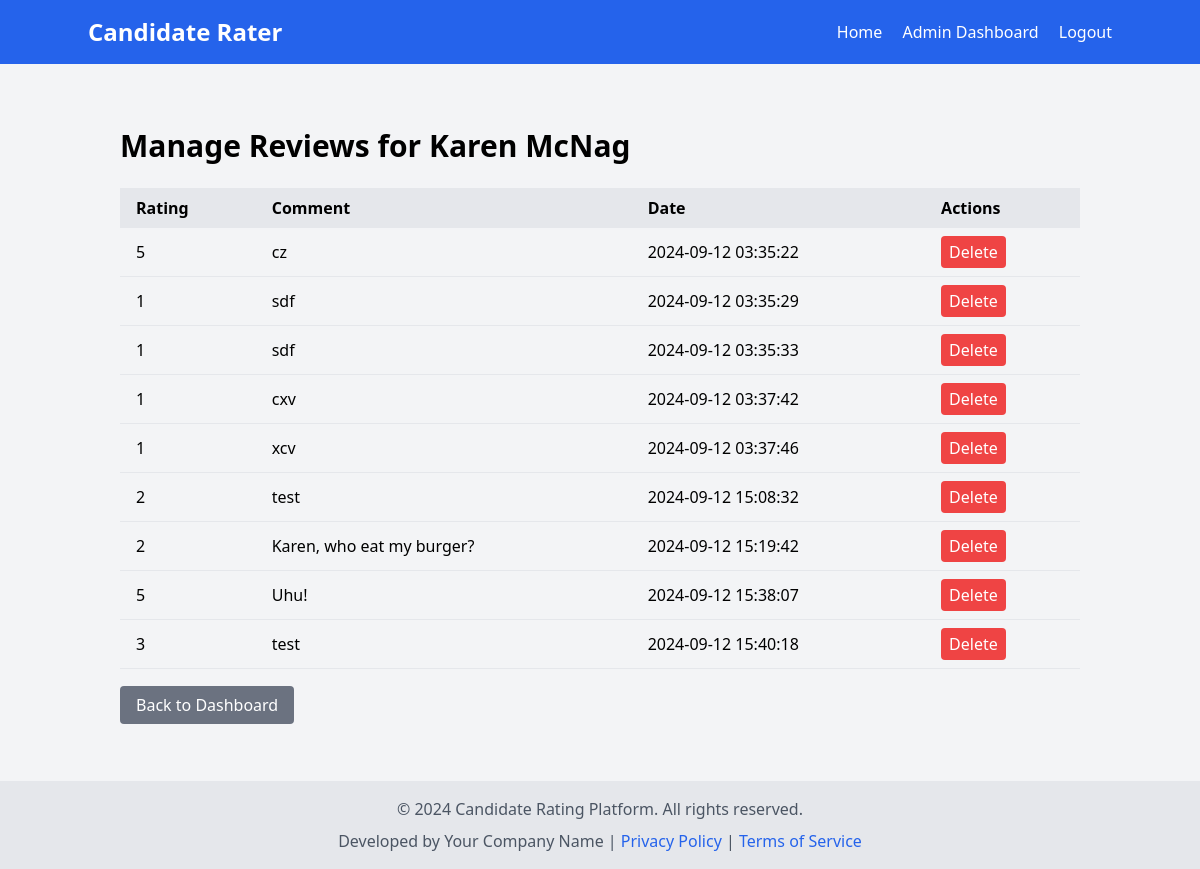
Page /admin/manage_reviews/2 (signed in) on the earlier database version.
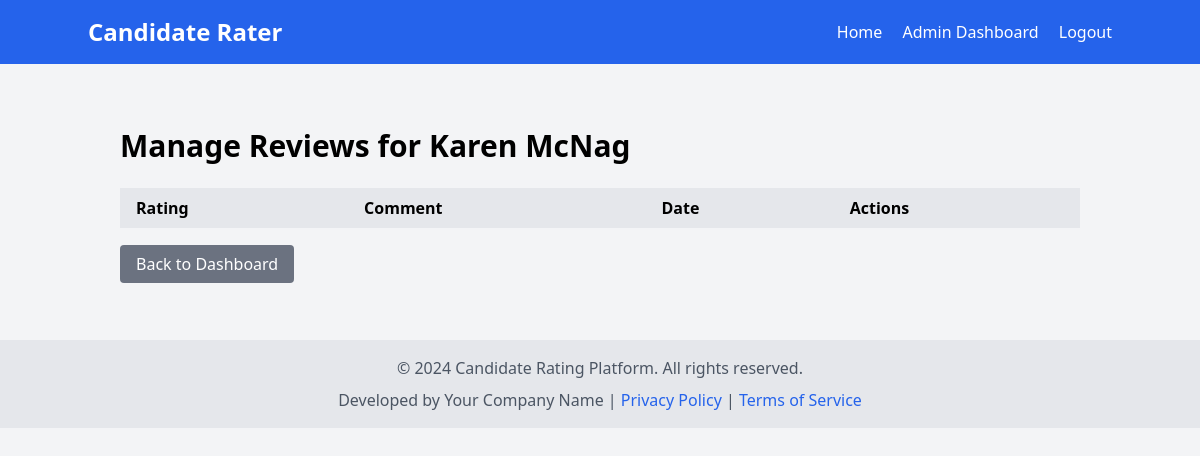
Same page on the later database version.
### models.py (models this page shows)
class Review(db.Model):
    id = db.Column(db.Integer, primary_key=True)
    rating = db.Column(db.Integer, nullable=False)
    comment = db.Column(db.Text, nullable=True)
    created_at = db.Column(db.DateTime, default=datetime.utcnow)
    candidate_id = db.Column(db.Integer, db.ForeignKey('candidate.id'), nullable=False)

### main.py (the view)
@app.route('/admin/manage_reviews/<int:candidate_id>')
def admin_manage_reviews(candidate_id):
    if 'admin_id' not in session:
        return redirect(url_for('admin_login'))
    candidate = Candidate.query.get_or_404(candidate_id)
    return render_template('admin/manage_reviews.html', candidate=candidate)

### templates/admin/manage_reviews.html
{% extends "base.html" %}
{% block content %}
<div class="container mx-auto px-4 py-8">
    <h1 class="text-3xl font-bold mb-6">Manage Reviews for {{ candidate.name }}</h1>
    <div class="overflow-x-auto">
        <table class="w-full table-auto">
            <thead>
                <tr class="bg-gray-200">
                    <th class="px-4 py-2 text-left">Rating</th>
                    <th class="px-4 py-2 text-left">Comment</th>
                    <th class="px-4 py-2 text-left">Date</th>
                    <th class="px-4 py-2 text-left">Actions</th>
                </tr>
            </thead>
            <tbody>
                {% for review in candidate.reviews %}
                <tr class="border-b">
                    <td class="px-4 py-2">{{ review.rating }}</td>
                    <td class="px-4 py-2">{{ review.comment }}</td>
                    <td class="px-4 py-2">{{ review.created_at.strftime('%Y-%m-%d %H:%M:%S') }}</td>
                    <td class="px-4 py-2">
                        <form action="{{ url_for('admin_delete_review', review_id=review.id) }}" method="POST" class="inline">
                            <button type="submit" class="bg-red-500 text-white px-2 py-1 rounded hover:bg-red-600" onclick="return confirm('Are you sure you want to delete this review?')">Delete</button>
                        </form>
                    </td>
                </tr>
                {% endfor %}
            </tbody>
        </table>
    </div>
    <div class="mt-6">
        <a href="{{ url_for('admin_dashboard') }}" class="bg-gray-500 text-white px-4 py-2 rounded hover:bg-gray-600">Back to Dashboard</a>
    </div>
</div>
{% endblock %}

Differences in the rows shown:
no longer on this page (row edited): Review: rating "5", comment "cz", created_at "2024-09-12 03:35:22"
no longer on this page (row edited): Review: rating "1", comment "sdf", created_at "2024-09-12 03:35:29"
no longer on this page (row edited): Review: rating "1", comment "sdf", created_at "2024-09-12 03:35:33"
removed Review: rating "1", comment "cxv", created_at "2024-09-12 03:37:42"
removed Review: rating "1", comment "xcv", created_at "2024-09-12 03:37:46"
removed Review: rating "2", comment "test", created_at "2024-09-12 15:08:32"
removed Review: rating "2", comment "Karen, who eat my burger?", created_at "2024-09-12 15:19:42"
removed Review: rating "5", comment "Uhu!", created_at "2024-09-12 15:38:07"
removed Review: rating "3", comment "test", created_at "2024-09-12 15:40:18"
